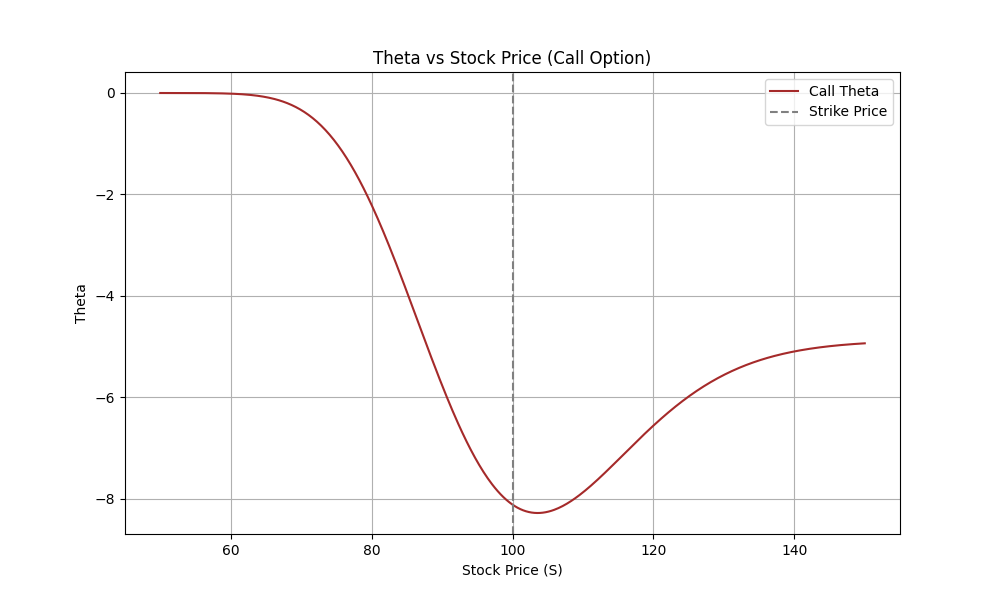

Reproduce this figure in Python.
import numpy as np
import matplotlib.pyplot as plt
from scipy.stats import norm

def theta_call(S, K, T, r, sigma):
    d1 = (np.log(S / K) + (r + 0.5 * sigma**2)*T) / (sigma * np.sqrt(T))
    d2 = d1 - sigma * np.sqrt(T)
    term1 = - (S * norm.pdf(d1) * sigma) / (2 * np.sqrt(T))
    term2 = - r * K * np.exp(-r * T) * norm.cdf(d2)
    return term1 + term2

# Parameters
K = 100
T = 0.5   # 6 months
r = 0.05
sigma = 0.2

S_range = np.linspace(50, 150, 500)
theta_values = theta_call(S_range, K, T, r, sigma)

plt.figure(figsize=(10, 6))
plt.plot(S_range, theta_values, label='Call Theta', color='brown')
plt.axvline(K, linestyle='--', color='gray', label='Strike Price')
plt.xlabel("Stock Price (S)")
plt.ylabel("Theta")
plt.title("Theta vs Stock Price (Call Option)")
plt.grid(True)
plt.legend()
plt.show()
